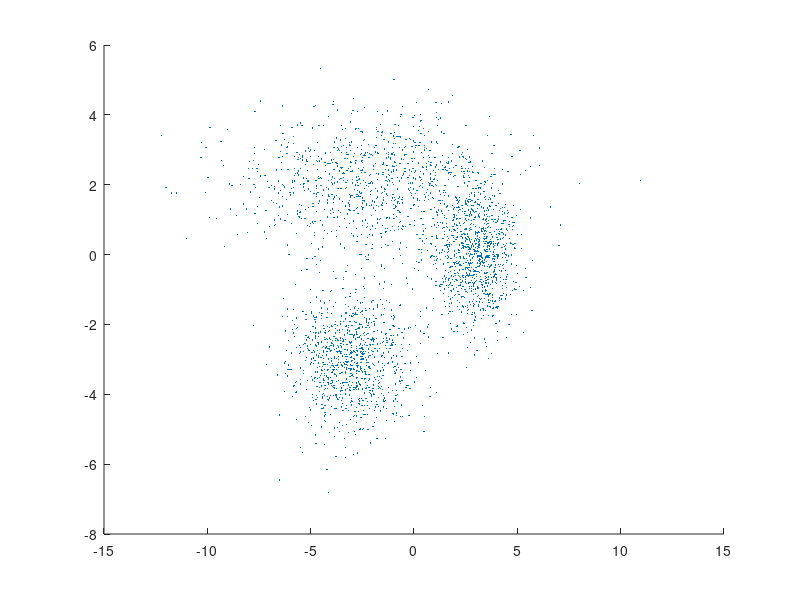

Write the MATLAB code that produced this figure. (Note: this script raises an error after producing the figure.)
% GMM_example

% First, create some data from a mixture of two bivariate Gaussian distributions using the mvnrnd function:

MU1 = [-2 2];
SIGMA1 = [10 0; 0 1];
MU2 = [3 0];
SIGMA2 = [1 0; 0 1];
MU3 = [-3 -3];
SIGMA3 = [2 0; 0 1];
x1=mvnrnd(MU1,SIGMA1,1000);
x2=mvnrnd(MU2,SIGMA2,1000);
x3=mvnrnd(MU3,SIGMA3,1000);
X = [x1;x2;x3];

origidx = [ones(1000,1); 2*ones(1000,1); 3*ones(1000,1)];
origGroup{1}=ones(1000,1)';
origGroup{2}=2*ones(1000,1)';
origGroup{3}=3*ones(1000,1)';

scatter(X(:,1),X(:,2),10,'.')
%%

%%%%

AIC = zeros(1,4);
obj = cell(1,4);
for k = 1:4
    obj{k} = gmdistribution.fit(X,k);
    AIC(k)= obj{k}.AIC;
end

[minAIC,numComponents] = min(AIC);
numComponents
%%%%%
%%

% Next, fit a two-component Gaussian mixture model:

options = statset('Display','final');
obj = gmdistribution.fit(X,3,'Options',options);% was 2
hold on
h = ezcontour(@(x,y)pdf(obj,[x y]),[-8 6],[-8 6]);
hold off

%%
%%

idx = cluster(obj,X);
cluster1 = X(idx == 1,:);
cluster2 = X(idx == 2,:);
cluster3 = X(idx == 3,:);
unorderedGroupEst{1} = origidx(idx == 1)';
unorderedGroupEst{2} = origidx(idx == 2)';
unorderedGroupEst{3} = origidx(idx == 3)';
figure,
hold on,
h1 = scatter(cluster1(:,1),cluster1(:,2),10,'r.');
h2 = scatter(cluster2(:,1),cluster2(:,2),10,'g.');
h3 = scatter(cluster3(:,1),cluster3(:,2),10,'b.');
AXIS([-8 6 -8 6]);
hold off
% legend([h1 h2],'Cluster 1','Cluster 2', 'Location','NW');
% legend([h1 h2],'Cluster 1','Cluster 2');

%%
% x = meas;
[orderedGroupEst,map, cm] = as_classify(origGroup,unorderedGroupEst);

H = as_infoClust1(cm);
Pc = sum(diag(cm)) / sum(sum(cm));
